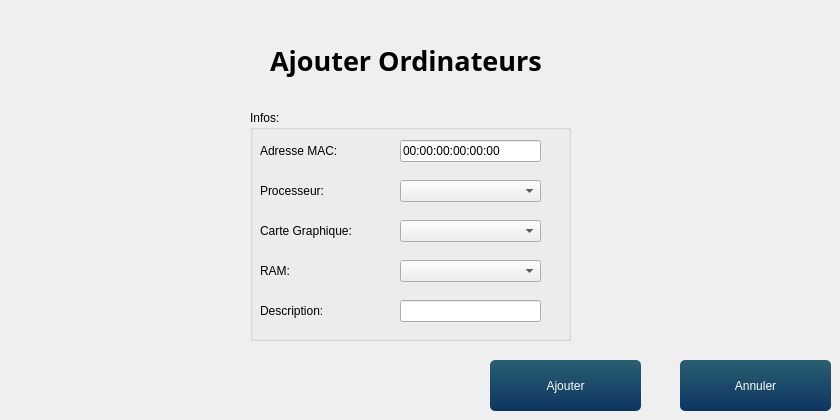
   <widget class="QWidget" name="page_4">
    <widget class="QLabel" name="label_5">
     <property name="geometry">
      <rect>
       <x>270</x>
       <y>40</y>
       <width>321</width>
       <height>41</height>
      </rect>
     </property>
     <property name="font">
      <font>
       <family>Script MT Bold</family>
       <pointsize>20</pointsize>
       <weight>75</weight>
       <bold>true</bold>
      </font>
     </property>
     <property name="text">
      <string>Ajouter Ordinateurs</string>
     </property>
    </widget>
    <widget class="QPushButton" name="Add_Ord">
     <property name="geometry">
      <rect>
       <x>490</x>
       <y>360</y>
       <width>151</width>
       <height>51</height>
      </rect>
     </property>
     <property name="styleSheet">
      <string notr="true">QPushButton{
	background-color: qlineargradient(spread:pad, x1:1, y1:0, x2:1, y2:1, stop:0 rgba(42, 95, 113, 255),stop:1 rgba(12, 53, 97, 255));
	color: #fff;
	border: 0px;
	border-radius: 5px;
	padding: 5px;
}

QPushButton::hover
{
	background-color: qlineargradient(spread:pad, x1:1, y1:0, x2:1, y2:1, stop:0 rgba(167, 214, 50, 255),stop:1 rgba(98, 169, 67, 255));
	color: #fff;

}
QPushButton::pressed
{
	background-color: qlineargradient(spread:pad, x1:1, y1:0, x2:1, y2:1, stop:0 rgba(147, 194, 30, 255),stop:1 rgba(78, 149, 47, 255));
	color: #fff;
	border: 0px;
	border-radius: 5px;
	padding: 5px;

}</string>
     </property>
     <property name="text">
      <string>Ajouter</string>
     </property>
    </widget>
    <widget class="QPushButton" name="AnnulerOrd">
     <property name="geometry">
      <rect>
       <x>680</x>
       <y>360</y>
       <width>151</width>
       <height>51</height>
      </rect>
     </property>
     <property name="styleSheet">
      <string notr="true">QPushButton{
	background-color: qlineargradient(spread:pad, x1:1, y1:0, x2:1, y2:1, stop:0 rgba(42, 95, 113, 255),stop:1 rgba(12, 53, 97, 255));
	color: #fff;
	border: 0px;
	border-radius: 5px;
	padding: 5px;
}

QPushButton::hover
{
	background-color: qlineargradient(spread:pad, x1:1, y1:0, x2:1, y2:1, stop:0 rgba(167, 214, 50, 255),stop:1 rgba(98, 169, 67, 255));
	color: #fff;

}
QPushButton::pressed
{
	background-color: qlineargradient(spread:pad, x1:1, y1:0, x2:1, y2:1, stop:0 rgba(147, 194, 30, 255),stop:1 rgba(78, 149, 47, 255));
	color: #fff;
	border: 0px;
	border-radius: 5px;
	padding: 5px;

}</string>
     </property>
     <property name="text">
      <string>Annuler</string>
     </property>
    </widget>
    <widget class="QLineEdit" name="MAC">
     <property name="geometry">
      <rect>
       <x>400</x>
       <y>140</y>
       <width>141</width>
       <height>22</height>
      </rect>
     </property>
     <property name="inputMask">
      <string>hh:hh:hh:hh:hh:hh</string>
     </property>
     <property name="text">
      <string>00:00:00:00:00:00</string>
     </property>
     <property name="cursorPosition">
      <number>0</number>
     </property>
     <property name="placeholderText">
      <string/>
     </property>
    </widget>
    <widget class="QLabel" name="label">
     <property name="geometry">
      <rect>
       <x>260</x>
       <y>140</y>
       <width>111</width>
       <height>21</height>
      </rect>
     </property>
     <property name="text">
      <string>Adresse MAC:</string>
     </property>
    </widget>
    <widget class="QLabel" name="label_6">
     <property name="geometry">
      <rect>
       <x>260</x>
       <y>180</y>
       <width>111</width>
       <height>21</height>
      </rect>
     </property>
     <property name="text">
      <string>Processeur:</string>
     </property>
    </widget>
    <widget class="QLabel" name="label_7">
     <property name="geometry">
      <rect>
       <x>260</x>
       <y>220</y>
       <width>111</width>
       <height>21</height>
      </rect>
     </property>
     <property name="text">
      <string>Carte Graphique:</string>
     </property>
    </widget>
    <widget class="QLabel" name="label_8">
     <property name="geometry">
      <rect>
       <x>260</x>
       <y>260</y>
       <width>111</width>
       <height>21</height>
      </rect>
     </property>
     <property name="text">
      <string>RAM:</string>
     </property>
    </widget>
    <widget class="QLabel" name="label_9">
     <property name="geometry">
      <rect>
       <x>260</x>
       <y>300</y>
       <width>111</width>
       <height>21</height>
      </rect>
     </property>
     <property name="text">
      <string>Description:</string>
     </property>
    </widget>
    <widget class="QLineEdit" name="DESC">
     <property name="geometry">
      <rect>
       <x>400</x>
       <y>300</y>
       <width>141</width>
       <height>22</height>
      </rect>
     </property>
    </widget>
    <widget class="QGroupBox" name="groupBox_3">
     <property name="geometry">
      <rect>
       <x>250</x>
       <y>110</y>
       <width>321</width>
       <height>231</height>
      </rect>
     </property>
     <property name="title">
      <string>Infos:</string>
     </property>
     <widget class="QComboBox" name="CPU">
      <property name="geometry">
       <rect>
        <x>150</x>
        <y>70</y>
        <width>141</width>
        <height>22</height>
       </rect>
      </property>
     </widget>
     <widget class="QComboBox" name="GPU">
      <property name="geometry">
       <rect>
        <x>150</x>
        <y>110</y>
        <width>141</width>
        <height>22</height>
       </rect>
      </property>
     </widget>
     <widget class="QComboBox" name="RAM">
      <property name="geometry">
       <rect>
        <x>150</x>
        <y>150</y>
        <width>141</width>
        <height>22</height>
       </rect>
      </property>
     </widget>
    </widget>
    <zorder>groupBox_3</zorder>
    <zorder>label_5</zorder>
    <zorder>Add_Ord</zorder>
    <zorder>AnnulerOrd</zorder>
    <zorder>MAC</zorder>
    <zorder>label</zorder>
    <zorder>label_6</zorder>
    <zorder>label_7</zorder>
    <zorder>label_8</zorder>
    <zorder>label_9</zorder>
    <zorder>DESC</zorder>
   </widget>
